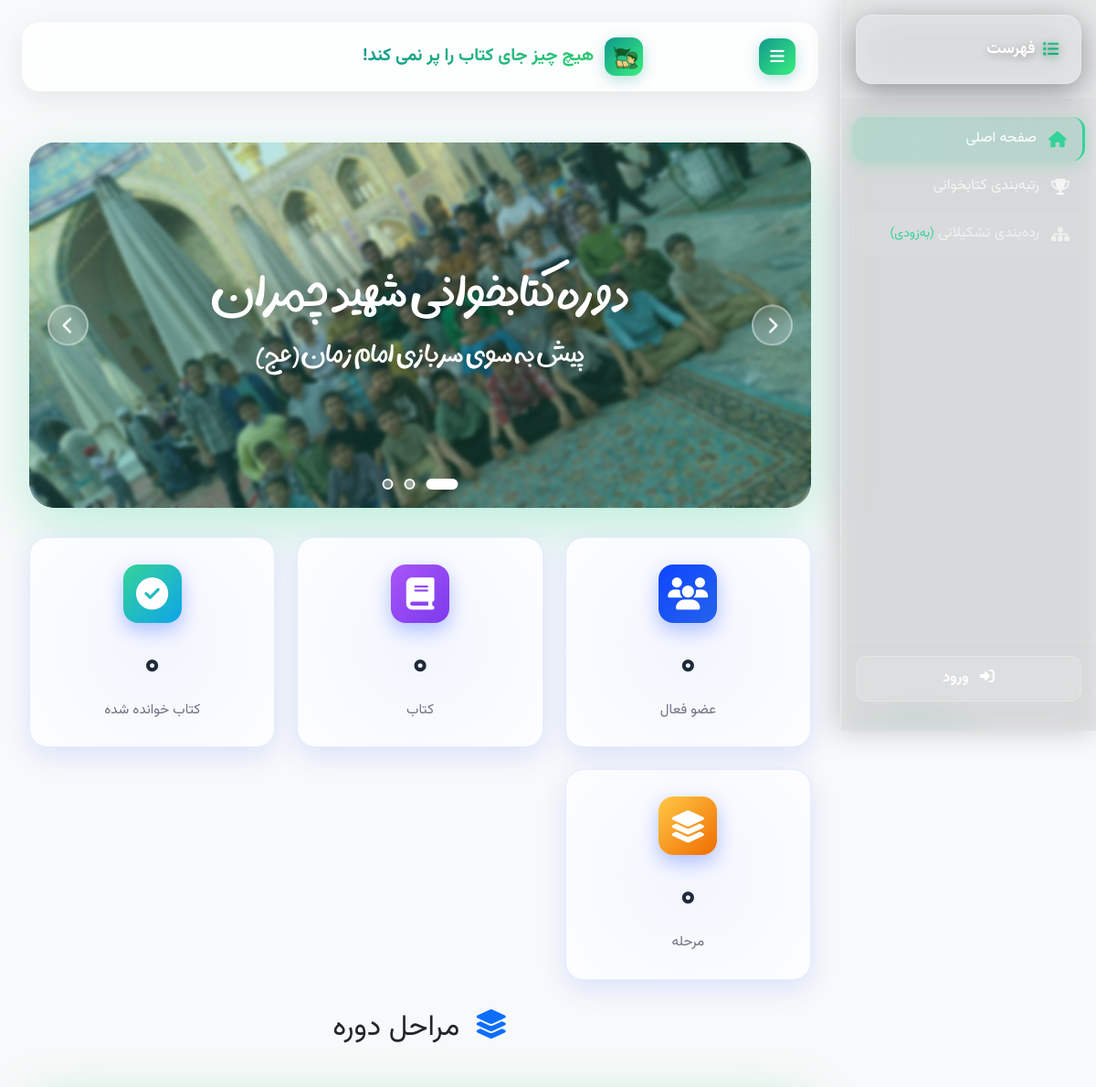
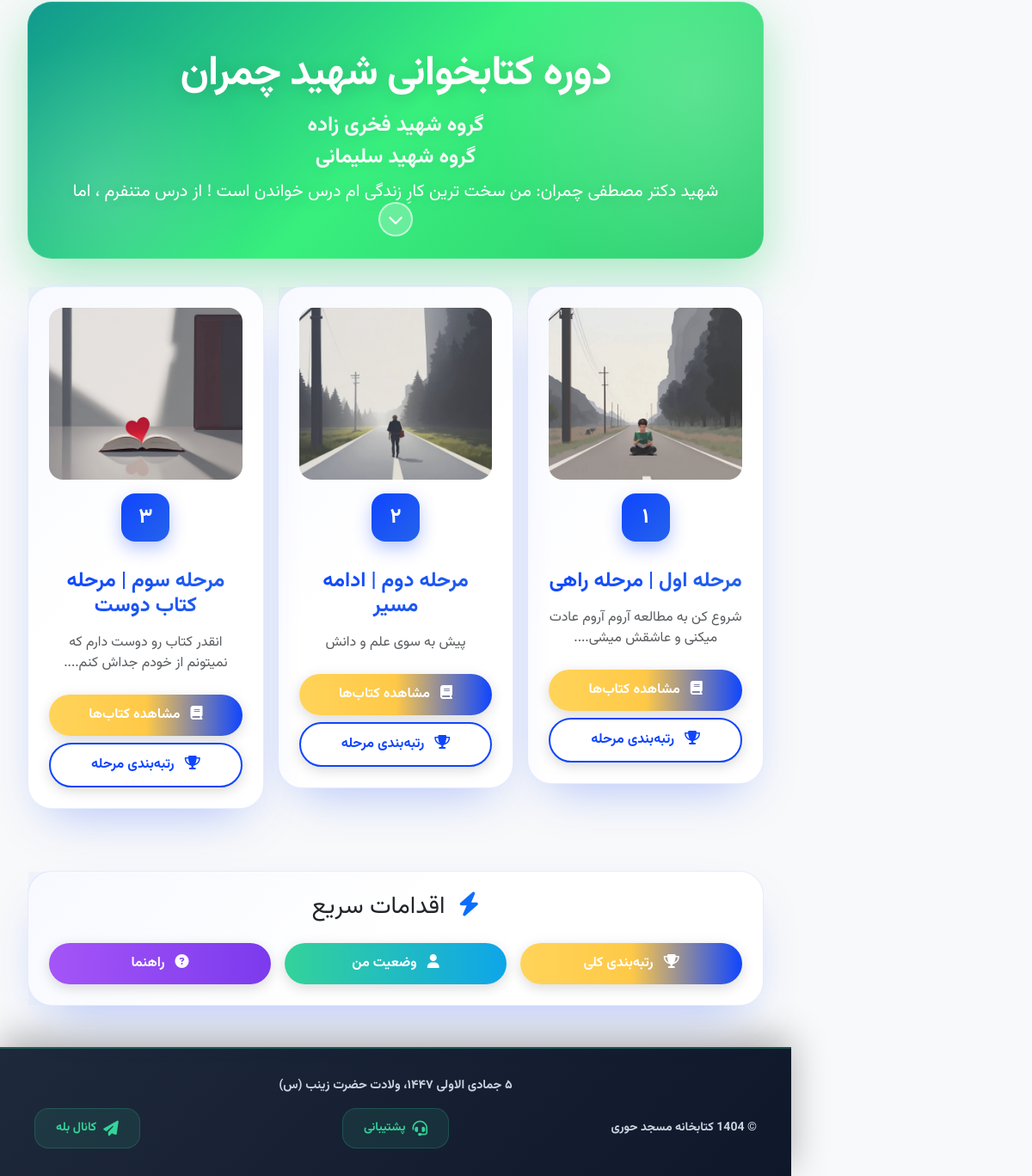
The page / on the database its author committed (2 pictures, top to bottom).
### books/models.py (models this page shows, shortened)
class ReadingPeriod(models.Model):
    name = models.CharField(max_length=200, verbose_name="نام دوره")
    description = models.TextField(verbose_name="توضیحات")
    is_active = models.BooleanField(default=False, verbose_name="فعال")
    start_date = models.DateField(verbose_name="تاریخ شروع")
    end_date = models.DateField(verbose_name="تاریخ پایان")
    created_at = models.DateTimeField(auto_now_add=True)
    updated_at = models.DateTimeField(auto_now=True)
    class Meta:
        verbose_name = "دوره کتابخوانی"
        verbose_name_plural = "دوره‌های کتابخوانی"
        ordering = ['-created_at']

class Stage(models.Model):
    period = models.ForeignKey(ReadingPeriod, on_delete=models.CASCADE, verbose_name="دوره")
    stage_number = models.IntegerField(verbose_name="شماره مرحله")
    name = models.CharField(max_length=100, verbose_name="نام مرحله")
    description = models.TextField(verbose_name="توضیحات")
    image = models.ImageField(upload_to='stages/images/', blank=True, null=True, verbose_name="تصویر مرحله")
    order = models.IntegerField(verbose_name="ترتیب")
    created_at = models.DateTimeField(auto_now_add=True)
    class Meta:
        verbose_name = "مرحله"
        verbose_name_plural = "مراحل"
        unique_together = ['period', 'stage_number']
        ordering = ['order', 'stage_number']

### books/views.py (the view)
# urls.py: path('', views.home, name='home'),
def home(request):
    try:
        active_period = ReadingPeriod.objects.get(is_active=True)
        stages = Stage.objects.filter(period=active_period).order_by('order')
        total_members = Member.objects.filter(is_active=True).count()
        total_books = Book.objects.filter(stage__period=active_period).count()
        completed_books = BookAssignment.objects.filter(
            book__stage__period=active_period,
            is_completed=True
        ).count()
        show_welcome = request.session.pop('just_logged_in', False)
        context = {
            'active_period': active_period,
            'stages': stages,
            'total_members': total_members,
            'total_books': total_books,
            'completed_books': completed_books,
            'show_welcome': show_welcome,
        }
    except ReadingPeriod.DoesNotExist:
        context = {
            'active_period': None,
            'stages': [],
            'total_members': 0,
            'total_books': 0,
            'completed_books': 0,
            'show_welcome': False,
        }
    return render(request, 'books/home_modern.html', context)

### books/context_processors.py (called while the page is built, shortened)
def notifications(request):
    if not request.user.is_authenticated:
        return {
            'header_notifications': [],
            'header_unread_notifications': 0,
        }

### books/templatetags/jalali_tags.py (called while the page is built)
@register.filter(name='to_persian_number')
def to_persian_number(value):
    if value is None:
        return ''
    persian_digits = '۰۱۲۳۴۵۶۷۸۹'
    english_digits = '0123456789'
    value_str = str(value)
    for i, digit in enumerate(english_digits):
        value_str = value_str.replace(digit, persian_digits[i])
    return value_str

### templates/books/home_modern.html (shortened to what this page needs)
{% extends 'base_modern.html' %}
{% load static %}
{% load jalali_tags %}
{% block content %}
<div class="container-fluid">
    {% if active_period %}
        <div class="vertical-slider-container mb-4">
            <div class="vertical-slider" id="verticalSlider">
                <div class="slider-item active">
                    <img src="/media/IMG_۲۰۲۵۰۹۱۲_۱۶۵۴۴۸_۵۸۶.jpg" alt="اسلاید 1">
                    <div class="slider-overlay">
                        <h3>دوره کتابخوانی شهید چمران</h3>
                        <p>پیش به سوی سربازی امام زمان (عج)</p>
                    </div>
                </div>
            </div>
            <div class="slider-dots">
                <span class="dot active" onclick="goToSlide(0)"></span>
                <span class="dot" onclick="goToSlide(1)"></span>
                <span class="dot" onclick="goToSlide(2)"></span>
            </div>
            <button class="slider-arrow arrow-left" onclick="previousSlide()">
                <i class="fas fa-chevron-left"></i>
            </button>
            <button class="slider-arrow arrow-right" onclick="nextSlide()">
                <i class="fas fa-chevron-right"></i>
            </button>
        </div>
        <div class="stats-grid">
            <div class="stat-card">
                <div class="stat-icon">
                    <i class="fas fa-users"></i>
                </div>
                <div class="stat-number" data-target="{{ total_members }}" data-persian="{{ total_members|to_persian_number }}">۰</div>
                <div class="stat-label">عضو فعال</div>
            </div>
            <div class="stat-card">
                <div class="stat-icon" style="background: linear-gradient(135deg, #A855F7, #7C3AED);">
                    <i class="fas fa-book"></i>
                </div>
                <div class="stat-number" data-target="{{ total_books }}" data-persian="{{ total_books|to_persian_number }}">۰</div>
                <div class="stat-label">کتاب</div>
            </div>
            <div class="stat-card">
                <div class="stat-icon" style="background: linear-gradient(135deg, #34D399, #0EA5E9);">
                    <i class="fas fa-check-circle"></i>
                </div>
                <div class="stat-number" data-target="{{ completed_books }}" data-persian="{{ completed_books|to_persian_number }}">۰</div>
                <div class="stat-label">کتاب خوانده شده</div>
            </div>
            <div class="stat-card">
                <div class="stat-icon" style="background: linear-gradient(135deg, #FFC947, #EF6C00);">
                    <i class="fas fa-layer-group"></i>
                </div>
                <div class="stat-number" data-target="{{ stages.count }}" data-persian="{{ stages.count|to_persian_number }}">۰</div>
                <div class="stat-label">مرحله</div>
            </div>
        </div>
        <div class="row mb-4">
            <div class="col-12">
                <h2 class="text-center mb-4">
                    <i class="fas fa-layer-group text-primary me-2"></i>
                    مراحل دوره
                </h2>
            </div>
        </div>
        <div class="gradient-hero">
            <h1 class="display-4 fw-bold mb-3" style="white-space: nowrap;">{{ active_period.name }}</h1>
            <h3 class="mb-2">گروه شهید فخری زاده</h3>
            <h3 class="mb-4">گروه شهید سلیمانی</h3>
            <div class="description-wrapper">
                <p class="lead mb-0 description-text" id="descriptionText">{{ active_period.description }}</p>
                <button class="description-toggle" id="descriptionToggle" onclick="toggleDescription()">
                    <i class="fas fa-chevron-down"></i>
                </button>
            </div>
        </div>
        <div class="row g-4">
            {% for stage in stages %}
                <div class="col-lg-4 col-md-6">
                    <div class="modern-card">
                        {% if stage.image %}
                            <div class="mb-3" style="border-radius: 16px; overflow: hidden;">
                                <img src="{{ stage.image.url }}" alt="{{ stage.name }}"
                                     class="img-fluid"
                                     style="width: 100%; height: 200px; object-fit: cover;">
                            </div>
                        {% endif %}
                        <div class="text-center mb-3">
                            <div class="stat-icon d-inline-flex" style="width: 56px; height: 56px; font-size: 1.5rem;">
                                {{ stage.stage_number|to_persian_number }}
                            </div>
                        </div>
                        <h4 class="fw-bold text-center mb-3 text-gradient">{{ stage.name }}</h4>
                        <p class="text-muted text-center mb-4">{{ stage.description|truncatewords:15 }}</p>
                        <div class="d-grid gap-2">
                            <a href="{% url 'books:stage_books' stage.id %}" class="btn btn-modern btn-gradient">
                                <i class="fas fa-book me-2"></i>
                                مشاهده کتاب‌ها
                            </a>
                            <a href="{% url 'books:stage_rankings' stage.id %}" class="btn btn-modern" style="background: white; color: var(--primary); border: 2px solid var(--primary);">
                                <i class="fas fa-trophy me-2"></i>
                                رتبه‌بندی مرحله
                            </a>
                        </div>
                    </div>
                </div>
            {% endfor %}
        </div>
        <div class="row mt-5">
            <div class="col-12">
                <div class="modern-card">
                    <h3 class="mb-4 text-center">
                        <i class="fas fa-bolt me-2 text-primary"></i>
                        اقدامات سریع
                    </h3>
                    <div class="row g-3">
                        <div class="col-md-4">
                            <a href="{% url 'books:rankings' %}" class="btn btn-modern btn-gradient w-100">
                                <i class="fas fa-trophy me-2"></i>
                                رتبه‌بندی کلی
                            </a>
                        </div>
                        {% if user.is_staff %}
                            <div class="col-md-4">
                                <a href="{% url 'books:admin_member_progress' %}" class="btn btn-modern w-100" style="background: linear-gradient(90deg, #34D399, #0EA5E9); color: white;">
                                    <i class="fas fa-users me-2"></i>
                                    وضعیت اعضا
                                </a>
                            </div>
                        {% else %}
                            <div class="col-md-4">
                                <a href="{% url 'books:user_progress' %}" class="btn btn-modern w-100" style="background: linear-gradient(90deg, #34D399, #0EA5E9); color: white;">
                                    <i class="fas fa-user me-2"></i>
                                    وضعیت من
                                </a>
                            </div>
                        {% endif %}
                        <div class="col-md-4">
                            <button class="btn btn-modern w-100" style="background: linear-gradient(90deg, #A855F7, #7C3AED); color: white;" onclick="showHelp()">
                                <i class="fas fa-question-circle me-2"></i>
                                راهنما
                            </button>
                        </div>
                    </div>
                </div>
            </div>
        </div>
    {% endif %}
</div>
{% endblock %}

### rows shown on the page
ReadingPeriod: name "دوره کتابخوانی شهید چمران", description "شهید دکتر مصطفی چمران: من سخت ترین کارِ زندگی ام درس خواندن است ! از درس متنفرم ، اما…"
Stage: image (picture), stage_number|to_persian_number "۱", name "مرحله اول | مرحله راهی", description "شروع کن به مطالعه آروم آروم عادت میکنی و عاشقش میشی...."
Stage: image (picture), stage_number|to_persian_number "۲", name "مرحله دوم | ادامه مسیر", description "پیش به سوی علم و دانش"
Stage: image (picture), stage_number|to_persian_number "۳", name "مرحله سوم | مرحله کتاب دوست", description "انقدر کتاب رو دوست دارم که نمیتونم از خودم جداش کنم...."
